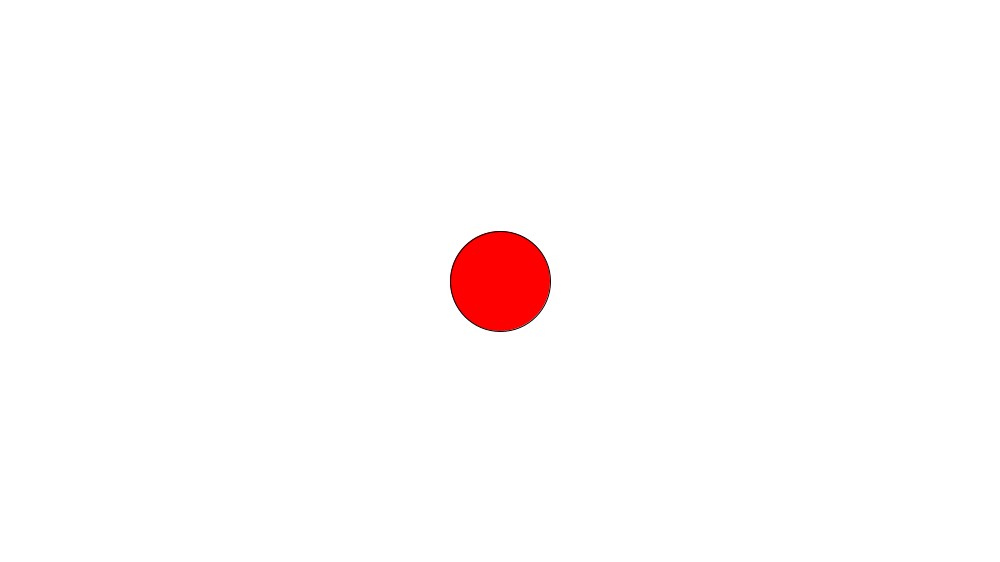
Frame 1 (no input)
Frame 60 (the mouse pressed at the canvas centre just before this capture): identical to frame 1, image omitted
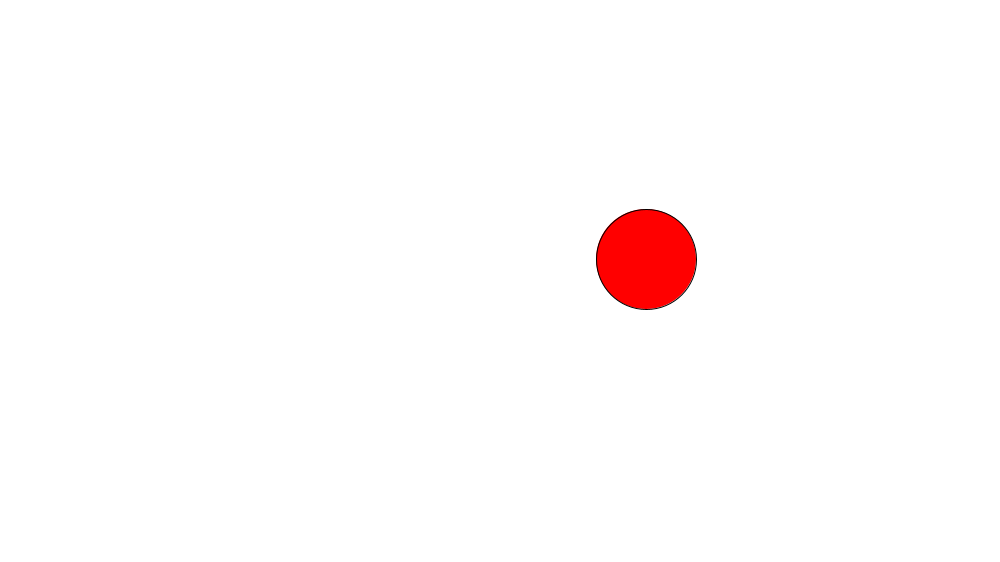
Frame 120 (the mouse held since frame 60 and released just before this capture)

The Processing sketch that drew these frames (run headless with seeded random() and noise(); from frame 60 on, the mouse is pressed at the canvas centre):

// Processing sketch: slippery_dot
// ── slippery_dot.pde

 // Make a slippery dot. When you click on the dot it will slide to a new location.
 
 
 // 1. Create three integer variables to represent the x, y, and the size of the ellipse
      int xs = 1000/2;
      int ys = 562/2;
      int s = 100;
    void setup() {
      // 2. Set the size of your sketch
    size(1000,562);
    }
    
    void draw() {
    
      // 3. Set the background color of your sketch
    background(#FFFFFF);
      // 4. Draw an ellipse using the variables created at the top of the sketch for the location and size of your ellipse. 
      //    Make sure it fits in the window. Change the variables if it does not.
      fill(255,0,0);
    ellipse(xs,ys,s,s);
    
    }
    
    /******** This method gets called automatically when you press the mouse ************/
    void mousePressed() {
      //5. Create an integer variable called distance
      int distance = getDistanceFromMouse(xs,ys);
      //6. The getDistanceFromMouse() method below returns a number.
      
      //   Set the value of your distance variable to the value returned by the getDistance method
      //   You will need to pass the x and y location of your ellipse to this method.
 
          
      //7.  Use an if statement to check if your distance variable is < the radius of the ellipse
      //    If it is, make a new x AND y for the ellipse, for a new random location on the window
      //    Hint: Use code like this      x = (int) random(width);
if(distance<100)  {
  xs = (int) random(width);
  ys = (int) random(width);
}
if(xs>1000)  {
  xs = 1000;
}
if(ys>562)  {
  ys=562;
}
    }
    
    /********  This method gives you the number of pixels between the mouse and the x,y point ***********/
    int getDistanceFromMouse(int x, int y) {
      return (int)Math.sqrt(Math.pow((mouseX-x),2) + Math.pow((mouseY-y),2));
    }
